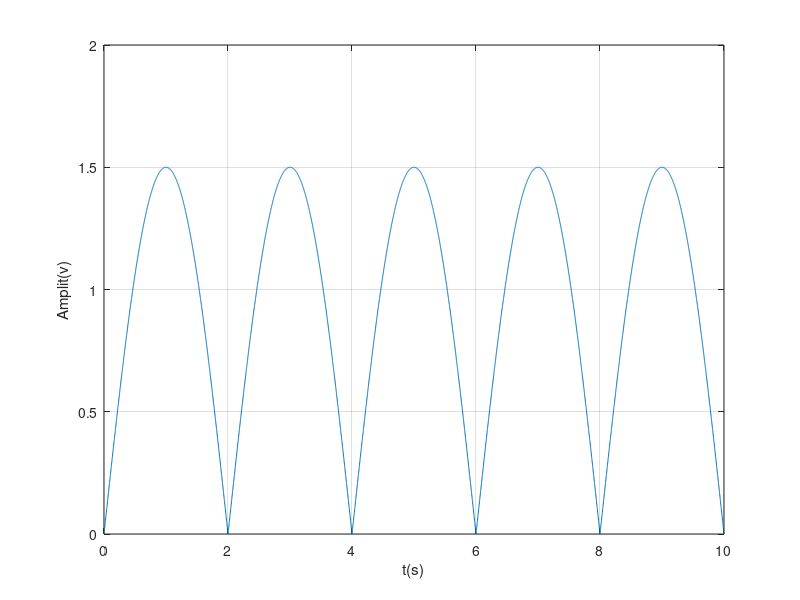

This figure's MATLAB source:
%P5

%Amplit=1.5
%T=4 => F=1/4
%w(omega)= 2pi *frecventa
t=0:0.002:10;% de la 0 la 10; 0.002=2 ms rezolutia temporala; mai poate fi 0.02=20ms si 0.2=200ms;
F=1/4;
s=1.5*sin(2*pi*t*F);%generam semnalul sinusoidal
%pentru a face redresarea dubla alternanta,folosim comanda abs care
%returneaza valoarea absoluta
s1=abs(s)
plot(t,s1);
grid;
xlabel('t(s)');
ylabel('Amplit(v)');

